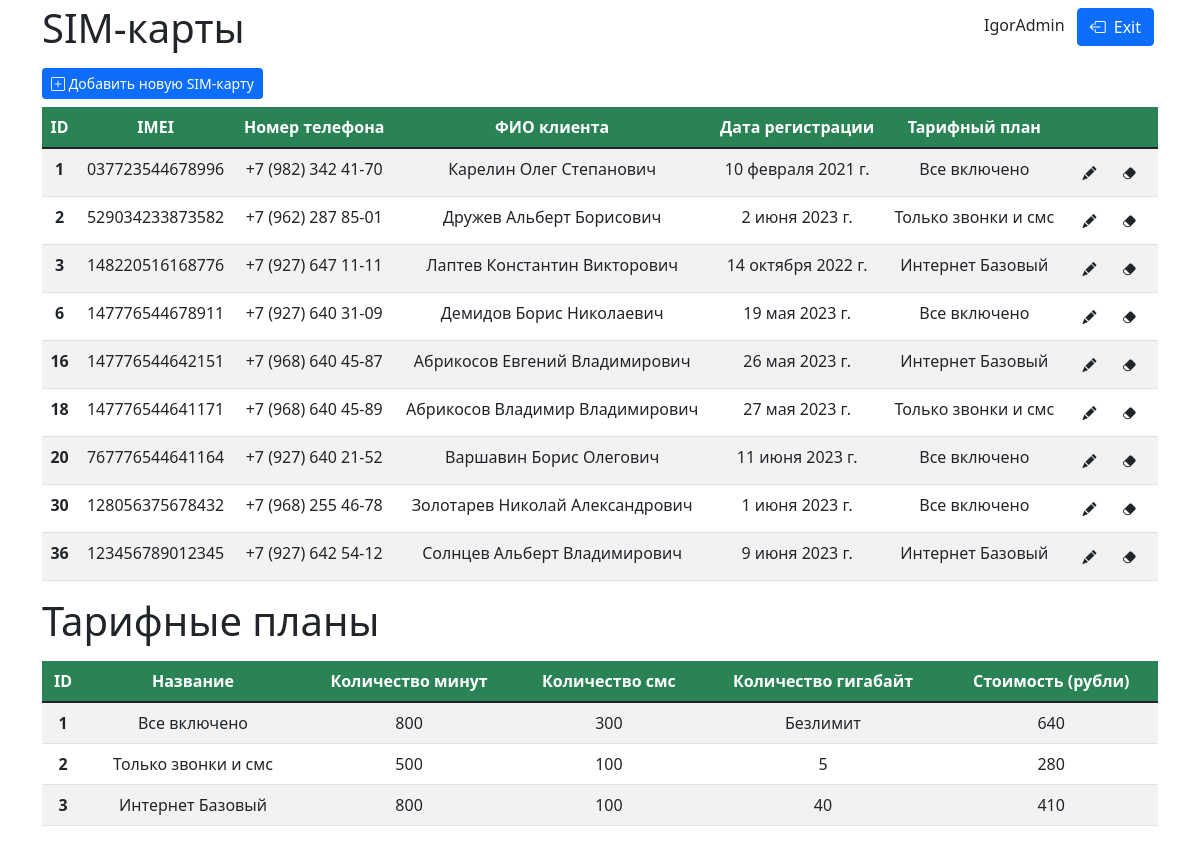
The app's page / (signed in), older data.
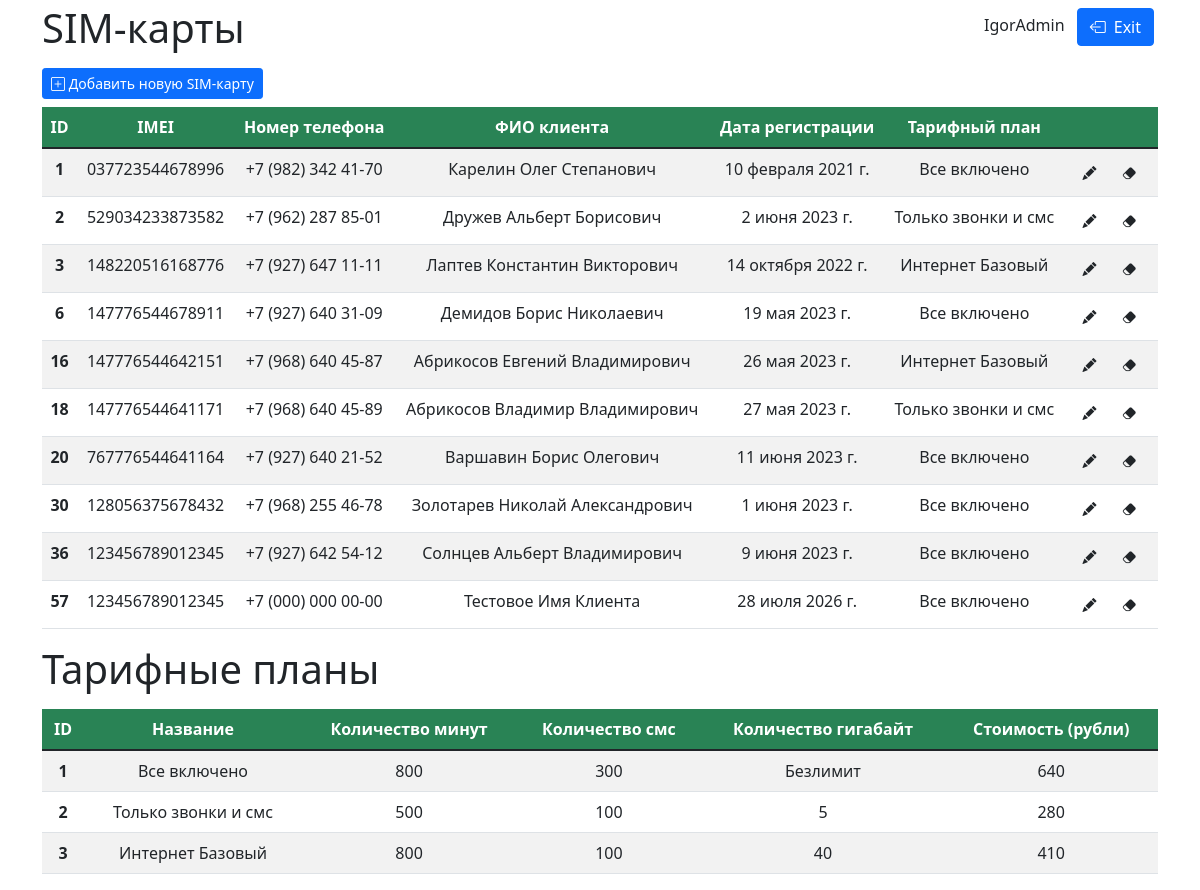
The same page, newer data.
### CRUD_System/models.py (models this page shows, shortened)
class Simcard(models.Model):
    IMEI = models.CharField(max_length=255)
    PhoneNumber = models.CharField(max_length=255, blank=False)
    ClientName = models.CharField(max_length=100)
    RegistrationDate = models.DateField()
    TariffPlan = models.ForeignKey(TariffPlan, on_delete=models.SET_NULL, null=True)
    RecordCreationTime = models.DateTimeField(auto_now_add=True)
    RecordUpdateTime = models.DateTimeField(auto_now=True)

class TariffPlan(models.Model):
    Title = models.CharField(max_length=255)
    Minutes = models.CharField(max_length=20)
    SMS = models.CharField(max_length=20)
    Gigabytes = models.CharField(max_length=20)
    Price = models.IntegerField()
    def __str__(self):
        return self.Title

### CRUD_System/views.py (the view, shortened to what this page needs)
# urls.py: path("", views.main, name="main-page"),
@login_required(login_url='login-request')
def main(request):
    if request.method == "GET":
        if "deleted-record-id" in request.GET:
            Simcard.objects.filter(pk=request.GET.get('deleted-record-id')).delete()
            return redirect('/')
    context = {"Simcards": Simcard.objects.all(),
               "TariffPlan": TariffPlan.objects.all()}
    return render(request, "CRUD_System/Simcard_CRUD.html", context=context)

### CRUD_System/templatetags/CRUD_System_tags.py (called while the page is built)
@register.filter(name="PhoneNumberForm")
def PhoneNumberForm(phone_number):
    return phone_number[0:2] + " " + "(" + phone_number[2:5] + ")" + " " + phone_number[5:8] + " " + phone_number[8:10] + "-" + phone_number[10:12]

### templates/CRUD_System/Simcard_CRUD.html (shortened to what this page needs)
<!DOCTYPE html>
{% load static %}
{% load CRUD_System_tags %}
<html>
<head>
	<link rel="stylesheet" type="text/css" href="{% static 'css/Simcard_CRUD.css' %}">
	<link href="https://cdn.jsdelivr.net/npm/bootstrap@5.1.3/dist/css/bootstrap.min.css" rel="stylesheet">
	<link href="https://cdn.jsdelivr.net/npm/bootstrap-icons@1.9.1/font/bootstrap-icons.css" rel="stylesheet">
</head>
<body>
	<div class="container main-cont">
		<h1 class="Simcard-header-title">SIM-карты</h1>
		<div class="CRUD-System-User-Info"><span>{{ request.user.username }}</span> <a href="{% url 'logout-request' %}" type="button" class="btn btn-primary exit-profile-btn"><span class="bi-box-arrow-left"></span>Exit</a></div>
		<div class="mt-3">
			<button type="button" class="btn btn-primary btn-sm" data-bs-toggle="modal" data-bs-target="#exampleModal" data-bs-whatever="@mdo"><span class="bi-plus-square"></span>&nbsp;Добавить новую SIM-карту</button>
		</div>
		<table id="simcards-table" class="table-text-align table table-striped mt-2 fw-normal">
		  <thead class="table-header text-white">
		    <tr>
		      <th scope="col">ID</th>
		      <th scope="col">IMEI</th>
		      <th scope="col">Номер телефона</th>
		      <th scope="col">ФИО клиента</th>
		      <th scope="col">Дата регистрации</th>
		      <th scope="col">Тарифный план</th>
		      <th scope="col"></th>
		    </tr>
		  </thead>
		  <tbody id="simcard-records">
		  	{% for simcard in Simcards %}
				<tr>
		      <th scope="row">{{ simcard.pk }}</th>
		      <td>{{ simcard.IMEI }}</td>
		      <td>{{ simcard.PhoneNumber | PhoneNumberForm }}</td>
		      <td>{{ simcard.ClientName }}</td>
		      <td>{{ simcard.RegistrationDate }}</td>
		      <td>{{ simcard.TariffPlan }}</td>
		      <td><button type="button" class="btn btn-sm" data-bs-toggle="modal" data-bs-target="#updateRecordModal" onclick="update_this_record(this.value);" value="{{ simcard.pk }}"><span class="bi-pencil-fill"></span>&nbsp;</button>
		      	  <button type="button" class="btn btn-sm" data-bs-toggle="modal" data-bs-target="#staticBackdrop" onclick="delete_this_record(this);" value="{{ simcard.pk }}"><span class="bi-eraser-fill"></span>&nbsp;</button>
		      </td>
		    </tr>
			{% endfor %}
		  </tbody>
		</table>
		<h1 class="ServiceType-header-title">Тарифные планы</h1>
		<table id="service-table" class="table-text-align table table-striped mt-2 fw-normal">
		  <thead class="table-header text-white">
		    <tr>
		      <th scope="col">ID</th>
		      <th scope="col">Название</th>
		      <th scope="col">Количество минут</th>
		      <th scope="col">Количество смс</th>
		      <th scope="col">Количество гигабайт</th>
		      <th scope="col">Стоимость (рубли)</th>
		    </tr>
		  </thead>
		  <tbody id="simcard-records">
		  	{% for tariff in TariffPlan %}
				<tr>
				  <th scope="row">{{ tariff.pk }}</th>
				  <td>{{ tariff.Title }}</td>
				  <td>{{ tariff.Minutes }}</td>
				  <td>{{ tariff.SMS }}</td>
				  <td>{{ tariff.Gigabytes }}</td>
				  <td>{{ tariff.Price }}</td>
				</tr>
			{% endfor %}
		  </tbody>
		</table>
	</div>
</body>
</html>

### static/css/Simcard_CRUD.css (style rules this page uses)
* { margin: 0; padding: 0; box-sizing: border-box; font-family: system-ui; }
.table-header { background-color: #298355; border-color: white; }
.table-text-align { text-align: center; }
.Simcard-header-title { margin: 0.25rem 0 0 0; }
.ServiceType-header-title { margin: 1rem 0 1rem 0; }
.main-cont { position: relative; }
.CRUD-System-User-Info { position: absolute; right: 1em; top: 0.25em; }
.CRUD-System-User-Info > span { padding: 0 0.5em 0 0; }
.exit-profile-btn > span { margin: 0 0.5em 0 0; }

Row changes from the older to the newer data that the page shows:
changed Simcard "Солнцев Альберт Владимирович": TariffPlan "Интернет Базовый" → "Все включено"
added Simcard: pk "57", IMEI "123456789012345", PhoneNumber|PhoneNumberForm "+7 (000) 000 00-00", ClientName "Тестовое Имя Клиента", RegistrationDate "28 июля 2026 г.", TariffPlan "Все включено"
